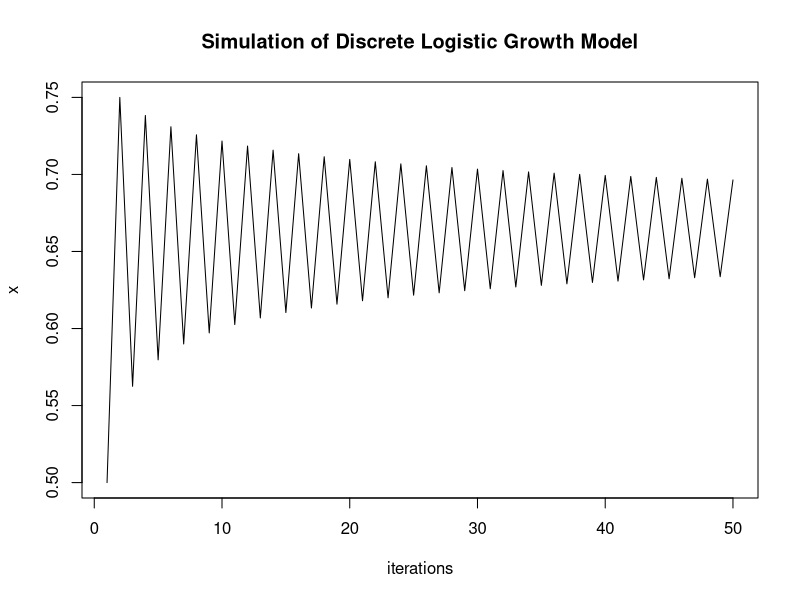

Recreate this plot in R.
# alterable parameters
x0 = 0.5
r = 3
num_iterations = 50

x = numeric(num_iterations)
x[1] = x0

for(i in 2:num_iterations) {
  x[i] = r * x[i-1] * (1 - x[i-1])
}

iterations = seq(from = 1, to = num_iterations, by = 1)
plot(iterations, x, main = "Simulation of Discrete Logistic Growth Model", type="l")